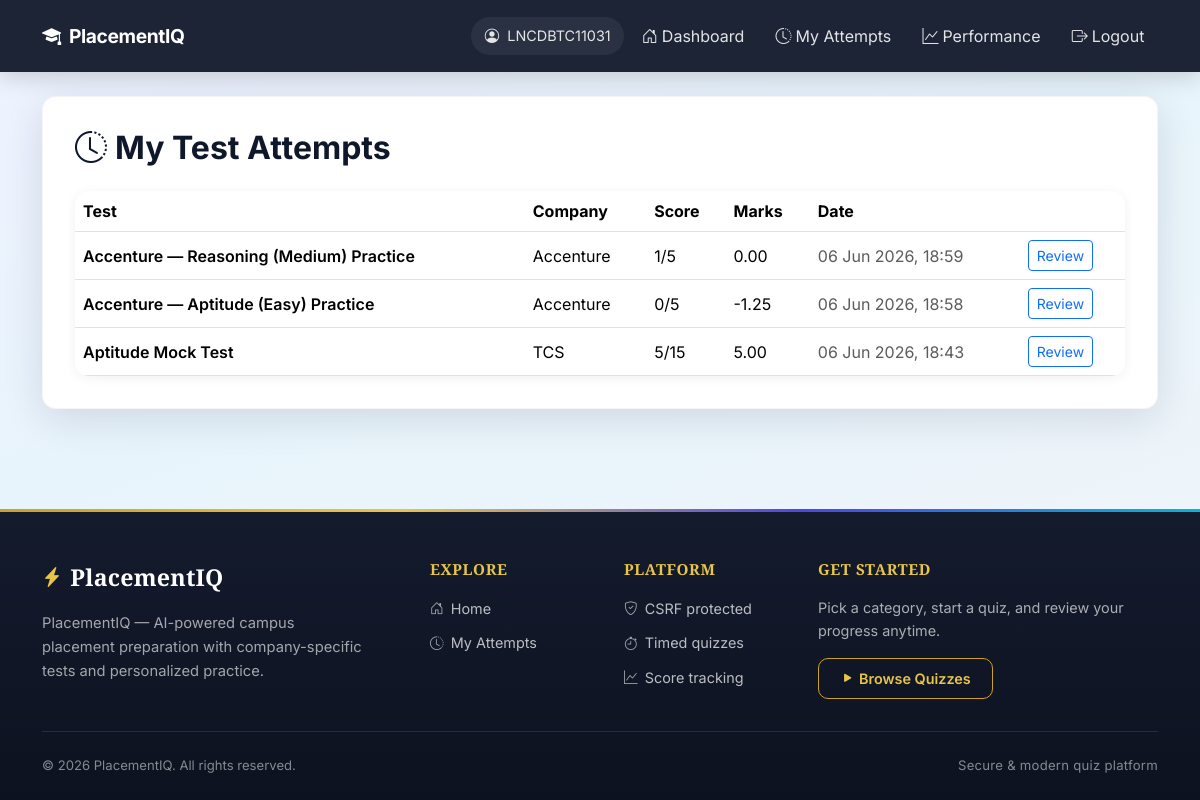
Screenshot of /my-attempts/ (signed in) with the database file from the repository.
### app1/models.py (models this page shows, shortened)
class Attempt(models.Model):
    user = models.ForeignKey(User, on_delete=models.CASCADE)
    quiz = models.ForeignKey(Quiz, on_delete=models.CASCADE)
    score = models.IntegerField()
    total = models.IntegerField()
    correct_count = models.PositiveIntegerField(default=0)
    wrong_count = models.PositiveIntegerField(default=0)
    marks_obtained = models.DecimalField(max_digits=8, decimal_places=2, default=Decimal("0.00"))
    time_spent_seconds = models.PositiveIntegerField(default=0)
    started_at = models.DateTimeField(null=True, blank=True)
    completed_at = models.DateTimeField(auto_now_add=True)

class Quiz(models.Model):
    STATUS_CHOICES = (
        ("active", "Active"),
        ("hold", "Hold"),
        ("disabled", "Disabled"),
    )
    DIFFICULTY_CHOICES = (
        ("easy", "Easy"),
        ("medium", "Medium"),
        ("hard", "Hard"),
    )
    SECTION_CHOICES = (
        ("aptitude", "Aptitude"),
        ("reasoning", "Reasoning"),
        ("english", "English"),
        ("coding", "Coding"),
        ("technical", "Technical"),
    )
    title = models.CharField(max_length=255)
    category = models.ForeignKey(Category, on_delete=models.CASCADE, related_name="quizzes")
    company = models.ForeignKey(
        Company, on_delete=models.SET_NULL, null=True, blank=True, related_name="tests"
    )
    difficulty = models.CharField(max_length=10, choices=DIFFICULTY_CHOICES, default="medium")
    section = models.CharField(max_length=20, choices=SECTION_CHOICES, default="aptitude")
    duration_minutes = models.PositiveIntegerField(default=30, help_text="Total test duration")
    marks_per_question = models.DecimalField(max_digits=6, decimal_places=2, default=Decimal("1.00"))
    negative_marks = models.DecimalField(max_digits=6, decimal_places=2, default=Decimal("0.00"))
    target_question_count = models.PositiveIntegerField(default=10)
    drive_date = models.DateField(null=True, blank=True, help_text="Upcoming campus drive date")
    status = models.CharField(max_length=20, choices=STATUS_CHOICES, default="active")
    created_at = models.DateTimeField(auto_now_add=True)

class Company(models.Model):
    name = models.CharField(max_length=100, unique=True)
    slug = models.SlugField(max_length=120, unique=True, blank=True)
    logo = models.ImageField(upload_to="company_logos/", blank=True, null=True)
    description = models.TextField(blank=True)
    is_active = models.BooleanField(default=True)
    class Meta:
        verbose_name_plural = "companies"
        ordering = ["name"]

### app1/views.py (the view)
# urls.py: path("my-attempts/", views.my_attempts, name="my_attempts"),
@student_required
def my_attempts(request):
    attempts = (
        Attempt.objects.filter(user=request.user)
        .select_related("quiz", "quiz__company")
        .order_by("-completed_at")
    )
    return render(request, "my_attempts.html", {"attempts": attempts})

### app1/college_auth.py (called while the page is built, shortened)
def is_valid_student_name(value: str, enrollment_id: str = "") -> bool:
    return _looks_like_person_name(value, enrollment_id)

def _looks_like_person_name(value: str, enrollment_id: str) -> bool:
    if not value or value == enrollment_id:
        return False

### app1/context_processors.py (called while the page is built)
def student_profile(request):
    if not request.user.is_authenticated or request.user.is_staff:
        return {}
    enrollment_id = request.session.get("student_enrollment_id") or request.user.username
    from .college_auth import is_valid_student_name
    session_name = request.session.get("student_display_name") or ""
    stored_name = request.user.first_name or ""
    display_name = ""
    if is_valid_student_name(session_name, enrollment_id):
        display_name = session_name
    elif is_valid_student_name(stored_name, enrollment_id):
        display_name = stored_name
    email = request.session.get("student_email") or request.user.email or ""
    nav_label = display_name or enrollment_id
    return {
        "student_enrollment_id": enrollment_id,
        "student_display_name": display_name,
        "student_email": email,
        "student_nav_label": nav_label,
    }

### templates/my_attempts.html (shortened to what this page needs)
{% extends 'base.html' %}
{% block content %}
<div class="content-wrapper">
    <h2 class="fw-bold mb-4"><i class="bi bi-clock-history me-2"></i>My Test Attempts</h2>
    {% if attempts %}
    <div class="table-responsive table-modern">
        <table class="table table-hover mb-0 align-middle">
            <thead>
                <tr>
                    <th>Test</th>
                    <th>Company</th>
                    <th>Score</th>
                    <th>Marks</th>
                    <th>Date</th>
                    <th></th>
                </tr>
            </thead>
            <tbody>
                {% for attempt in attempts %}
                <tr>
                    <td class="fw-semibold">{{ attempt.quiz.title }}</td>
                    <td>{{ attempt.quiz.company.name|default:"—" }}</td>
                    <td>{{ attempt.score }}/{{ attempt.total }}</td>
                    <td>{{ attempt.marks_obtained }}</td>
                    <td class="text-muted">{{ attempt.completed_at|date:"d M Y, H:i" }}</td>
                    <td><a href="{% url 'quiz_result' attempt.id %}" class="btn btn-sm btn-outline-primary">Review</a></td>
                </tr>
                {% endfor %}
            </tbody>
        </table>
    </div>
    {% else %}
    <div class="text-center text-muted py-5">
        <i class="bi bi-inbox display-4 d-block mb-2"></i>
        You haven't attempted any tests yet.
        <div class="mt-3"><a href="{% url 'home' %}" class="btn btn-primary">Browse Companies</a></div>
    </div>
    {% endif %}
</div>
{% endblock %}

### templates/base.html (shortened to what this page needs)
{% load static %}
<!DOCTYPE html>
<html lang="en">
<head>
    <link href="https://cdn.jsdelivr.net/npm/bootstrap@5.3.3/dist/css/bootstrap.min.css" rel="stylesheet">
    <link href="https://cdn.jsdelivr.net/npm/bootstrap-icons@1.11.3/font/bootstrap-icons.min.css" rel="stylesheet">
    <link rel="stylesheet" href="{% static 'css/style.css' %}">
</head>
<body class="site-body">
    <nav class="navbar navbar-expand-lg navbar-dark app-navbar fixed-top">
        <div class="container-xl">
            <a class="navbar-brand" href="{% if user.is_authenticated and user.is_staff %}{% url 'admin_dashboard' %}{% elif user.is_authenticated %}{% url 'student_dashboard' %}{% else %}{% url 'home' %}{% endif %}">
                <i class="bi bi-mortarboard-fill me-1"></i> PlacementIQ
            </a>
            <div class="collapse navbar-collapse" id="navbarNav">
                <ul class="navbar-nav ms-auto align-items-lg-center gap-lg-1">
                    {% if user.is_authenticated %}
                        <li class="nav-item">
                            <span class="nav-link nav-user-pill d-flex flex-column align-items-start align-items-lg-end py-1">
                                <span>
                                    <i class="bi bi-person-circle me-1"></i>
                                    {% if not user.is_staff %}
                                        {{ student_display_name|default:student_enrollment_id|default:user.username }}
                                    {% else %}
                                        {{ user.username }}
                                    {% endif %}
                                </span>
                            </span>
                        </li>
                        {% if not user.is_staff %}
                        <li class="nav-item">
                            <a class="nav-link" href="{% url 'student_dashboard' %}">
                                <i class="bi bi-house-door me-1"></i><span class="nav-text">Dashboard</span>
                            </a>
                        </li>
                        <li class="nav-item">
                            <a class="nav-link" href="{% url 'my_attempts' %}">
                                <i class="bi bi-clock-history me-1"></i><span class="nav-text">My Attempts</span>
                            </a>
                        </li>
                        <li class="nav-item">
                            <a class="nav-link" href="{% url 'student_analytics' %}">
                                <i class="bi bi-graph-up me-1"></i><span class="nav-text">Performance</span>
                            </a>
                        </li>
                        {% endif %}
                        <li class="nav-item">
                            <form method="post" action="{% url 'logout' %}" class="d-inline w-100">
                                <button type="submit" class="btn btn-link nav-link border-0 w-100 text-start text-lg-center">
                                    <i class="bi bi-box-arrow-right me-1"></i><span class="nav-text">Logout</span>
                                </button>
                            </form>
                        </li>
                    {% endif %}
                </ul>
            </div>
        </div>
    </nav>
    <main id="main-content" class="page-shell">
        <div class="container-xl">
            {% block content %}{% endblock %}
        </div>
    </main>
    <footer class="app-footer">
        <div class="footer-accent"></div>
        <div class="container-xl">
            <div class="footer-main">
                <div class="row g-4 g-lg-5">
                    <div class="col-lg-4 col-md-6">
                        <div class="footer-brand">
                            <a href="{% url 'home' %}" class="footer-logo">
                                <i class="bi bi-lightning-charge-fill"></i>
                                <span>PlacementIQ</span>
                            </a>
                            <p class="footer-tagline">
                                PlacementIQ — AI-powered campus placement preparation with company-specific tests and personalized practice.
                            </p>
                        </div>
                    </div>
                    <div class="col-6 col-md-3 col-lg-2">
                        <h6 class="footer-heading">Explore</h6>
                        <ul class="footer-links">
                            <li><a href="{% url 'home' %}"><i class="bi bi-house-door"></i> Home</a></li>
                            {% if user.is_authenticated and not user.is_staff %}
                            <li><a href="{% url 'my_attempts' %}"><i class="bi bi-clock-history"></i> My Attempts</a></li>
                            {% endif %}
                        </ul>
                    </div>
                    <div class="col-6 col-md-3 col-lg-2">
                        <h6 class="footer-heading">Platform</h6>
                        <ul class="footer-links">
                            <li><span><i class="bi bi-shield-check"></i> CSRF protected</span></li>
                            <li><span><i class="bi bi-stopwatch"></i> Timed quizzes</span></li>
                            <li><span><i class="bi bi-graph-up"></i> Score tracking</span></li>
                        </ul>
                    </div>
                    <div class="col-lg-4 col-md-6">
                        <h6 class="footer-heading">Get started</h6>
                        <p class="footer-cta-text">Pick a category, start a quiz, and review your progress anytime.</p>
                        <a href="{% url 'home' %}" class="btn btn-footer-cta">
                            <i class="bi bi-play-fill me-1"></i>Browse Quizzes
                        </a>
                    </div>
                </div>
            </div>
            <div class="footer-bottom">
                <div class="row align-items-center gy-2">
                    <div class="col-md-6 text-center text-md-start">
                        <small>&copy; 2026 PlacementIQ. All rights reserved.</small>
                    </div>
                    <div class="col-md-6 text-center text-md-end">
                        <small class="footer-meta">Secure &amp; modern quiz platform</small>
                    </div>
                </div>
            </div>
        </div>
    </footer>
</body>
</html>

### static/css/style.css (style rules this page uses)
:root { --primary: #4f46e5; --primary-dark: #3730a3; --accent: #06b6d4; --gold: #c9a227; --gold-light: #e8c547; --success: #10b981; --warning: #f59e0b; --danger: #ef4444; --surface: #ffffff; --text: #0f172a; --text-muted: #64748b; --footer-bg: #141b2d; --footer-bg-deep: #0d1220; --radius: 14px; --shadow: 0 10px 40px rgba(15, 23, 42, 0.12); --nav-height: 72px; }
* { box-sizing: border-box; }
html { scroll-behavior: smooth; }
.site-body { display: flex; flex-direction: column; min-height: 100vh; margin: 0; font-family: "Inter", system-ui, -apple-system, sans-serif; color: var(--text); background: linear-gradient(160deg, #eef2ff 0%, #e8f4fc 40%, #f1f5f9 100%); background-attachment: fixed; }
.app-navbar { background: rgba(15, 23, 42, 0.94) !important; backdrop-filter: blur(12px); box-shadow: 0 4px 24px rgba(0, 0, 0, 0.18); min-height: var(--nav-height); }
.app-navbar .navbar-brand { font-weight: 700; letter-spacing: -0.02em; font-size: 1.2rem; }
.app-navbar .nav-link, .app-navbar .btn-link { color: rgba(255, 255, 255, 0.88) !important; padding: 0.5rem 0.85rem !important; border-radius: 8px; transition: background 0.2s, color 0.2s; }
.nav-user-pill { background: rgba(255, 255, 255, 0.06); border-radius: 999px !important; font-size: 0.9rem; }
.page-shell { flex: 1 0 auto; padding: calc(var(--nav-height) + 1.5rem) 0 2.5rem; width: 100%; }
.content-wrapper { background: var(--surface); border-radius: var(--radius); box-shadow: var(--shadow); padding: 2rem; border: 1px solid rgba(15, 23, 42, 0.04); }
.table-modern { border-radius: var(--radius); overflow: hidden; box-shadow: 0 2px 12px rgba(15, 23, 42, 0.06); background: var(--surface); }
.table-modern thead { background: #f1f5f9; }
.app-footer { flex-shrink: 0; background: linear-gradient(180deg, var(--footer-bg) 0%, var(--footer-bg-deep) 100%); color: rgba(255, 255, 255, 0.82); margin-top: auto; position: relative; }
.footer-accent { height: 3px; background: linear-gradient(90deg, var(--gold), var(--gold-light), var(--primary), var(--accent)); }
.footer-main { padding: 3rem 0 2rem; }
.footer-brand { max-width: 320px; }
.footer-logo { display: inline-flex; align-items: center; gap: 0.5rem; color: #fff; text-decoration: none; font-family: "Playfair Display", Georgia, serif; font-size: 1.45rem; font-weight: 700; letter-spacing: 0.01em; margin-bottom: 1rem; }
.footer-logo i { color: var(--gold-light); font-size: 1.25rem; }
.footer-tagline { color: rgba(255, 255, 255, 0.62); font-size: 0.92rem; line-height: 1.65; margin: 0; }
.footer-heading { font-family: "Playfair Display", Georgia, serif; font-size: 0.95rem; font-weight: 700; color: var(--gold-light); letter-spacing: 0.04em; text-transform: uppercase; margin-bottom: 1.1rem; }
.footer-links { list-style: none; padding: 0; margin: 0; }
.footer-links li { margin-bottom: 0.65rem; }
.footer-links a, .footer-links span { display: inline-flex; align-items: center; gap: 0.45rem; color: rgba(255, 255, 255, 0.72); text-decoration: none; font-size: 0.9rem; transition: color 0.2s, transform 0.2s; }
.footer-links i { font-size: 0.85rem; opacity: 0.85; }
.footer-cta-text { color: rgba(255, 255, 255, 0.65); font-size: 0.9rem; line-height: 1.6; margin-bottom: 1rem; }
.btn-footer-cta { background: transparent; border: 1.5px solid var(--gold); color: var(--gold-light); border-radius: 10px; padding: 0.55rem 1.35rem; font-weight: 600; font-size: 0.9rem; transition: background 0.25s, color 0.25s, border-color 0.25s; }
.footer-bottom { border-top: 1px solid rgba(255, 255, 255, 0.1); padding: 1.25rem 0 1.5rem; }
.footer-bottom small { color: rgba(255, 255, 255, 0.5); font-size: 0.82rem; }
.footer-meta { letter-spacing: 0.02em; }
@media (min-width: 1200px) { .page-shell .container-xl { max-width: 1140px; } }

### rows the page displays
Attempt: quiz "Accenture — Reasoning (Medium) Practice", quiz.company.name "Accenture", score "1", total "5", marks_obtained "0.00", completed_at "06 Jun 2026, 18:59"
Attempt: quiz "Accenture — Aptitude (Easy) Practice", quiz.company.name "Accenture", score "0", total "5", marks_obtained "-1.25", completed_at "06 Jun 2026, 18:58"
Attempt: quiz "Aptitude Mock Test", quiz.company.name "TCS", score "5", total "15", marks_obtained "5.00", completed_at "06 Jun 2026, 18:43"
